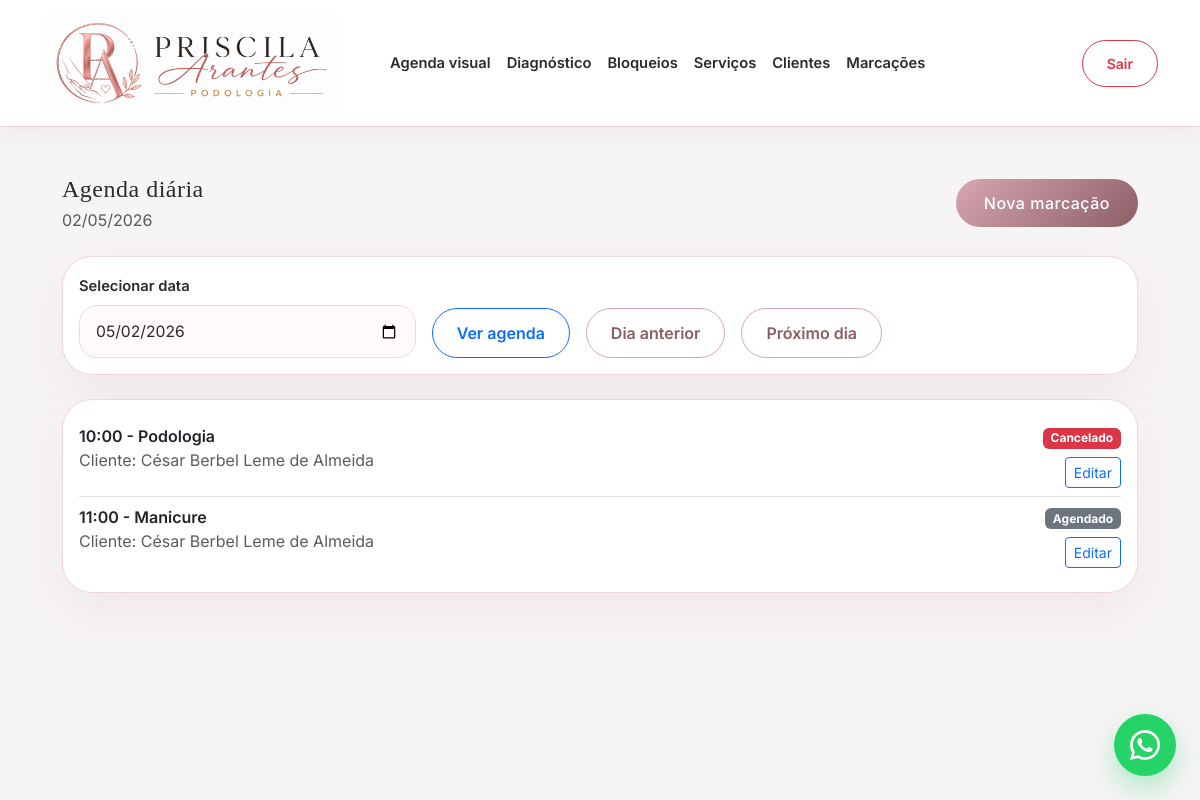
Page /agenda/ (signed in) on the committed database.
### appointments/models.py (models this page shows, shortened)
class Appointment(models.Model):
    STATUS_SCHEDULED = "scheduled"
    STATUS_CONFIRMED = "confirmed"
    STATUS_CANCELLED = "cancelled"
    STATUS_COMPLETED = "completed"
    STATUS_CHOICES = [
        (STATUS_SCHEDULED, "Agendado"),
        (STATUS_CONFIRMED, "Confirmado"),
        (STATUS_CANCELLED, "Cancelado"),
        (STATUS_COMPLETED, "Concluído"),
    ]
    reference_code = models.CharField(
        max_length=20,
        unique=True,
        blank=True,
        editable=False,
    )
    customer = models.ForeignKey(
        Customer,
        on_delete=models.PROTECT,
        related_name="appointments",
    )
    service = models.ForeignKey(
        Service,
        on_delete=models.PROTECT,
        related_name="appointments",
    )
    created_by = models.ForeignKey(
        settings.AUTH_USER_MODEL,
        on_delete=models.PROTECT,
        related_name="created_appointments",
    )
    date = models.DateField()
    start_time = models.TimeField()
    status = models.CharField(
        max_length=20,
        choices=STATUS_CHOICES,
        default=STATUS_SCHEDULED,
    )
    notes = models.TextField(blank=True)
    created_at = models.DateTimeField(auto_now_add=True)
    updated_at = models.DateTimeField(auto_now=True)
    class Meta:
        ordering = ["date", "start_time"]

class Service(models.Model):
    name = models.CharField(max_length=120)
    description = models.TextField(blank=True)
    duration_minutes = models.PositiveIntegerField(default=60)
    price = models.DecimalField(max_digits=10, decimal_places=2)
    is_active = models.BooleanField(default=True)
    created_at = models.DateTimeField(auto_now_add=True)
    updated_at = models.DateTimeField(auto_now=True)
    class Meta:
        ordering = ["name"]

class Customer(models.Model):
    full_name = models.CharField(max_length=255)
    email = models.EmailField(blank=True)
    phone = models.CharField(max_length=30)
    user = models.OneToOneField(
        settings.AUTH_USER_MODEL,
        on_delete=models.SET_NULL,
        null=True,
        blank=True,
        related_name="customer_profile",
    )
    created_at = models.DateTimeField(auto_now_add=True)
    updated_at = models.DateTimeField(auto_now=True)
    class Meta:
        ordering = ["full_name"]

### appointments/views/schedules.py (the view)
# urls.py: path("agenda/", DailyAgendaView.as_view(), name="daily_agenda"),
class DailyAgendaView(SuperuserRequiredMixin, TemplateView):
    template_name = "appointments/daily_agenda.html"
    def get_selected_date(self):
        date_param = self.request.GET.get("date")
        if date_param:
            try:
                return timezone.datetime.strptime(date_param, "%Y-%m-%d").date()
            except ValueError:
                return timezone.localdate()
        return timezone.localdate()
    def get_context_data(self, **kwargs):
        context = super().get_context_data(**kwargs)
        selected_date = self.get_selected_date()
        appointments = Appointment.objects.filter(
            date=selected_date,
        ).select_related(
            "customer",
            "service",
        ).order_by(
            "start_time",
        )
        blocks = [
            block
            for block in ScheduleBlock.objects.filter(is_active=True).order_by("start_time")
            if block.applies_to_date(selected_date)
        ]
        context["selected_date"] = selected_date
        context["previous_date"] = selected_date - timedelta(days=1)
        context["next_date"] = selected_date + timedelta(days=1)
        context["appointments"] = appointments
        context["blocks"] = blocks
        return context

### appointments/mixins.py (called while the page is built)
    def test_func(self):
        return self.request.user.is_authenticated and self.request.user.is_superuser

### appointments/models.py (called while the page is built)
    def get_recurring_weekday_list(self):
        if not self.recurring_weekdays:
            return []
        return [
            item.strip()
            for item in self.recurring_weekdays.split(",")
            if item.strip()
        ]

    def applies_to_date(self, selected_date):
        if not self.is_active:
            return False
        if not self.is_recurring:
            return self.date == selected_date
        if selected_date < self.date:
            return False
        if self.recurrence_end_date and selected_date > self.recurrence_end_date:
            return False
        return str(selected_date.weekday()) in self.get_recurring_weekday_list()

### templates/appointments/daily_agenda.html (shortened to what this page needs)
{% extends "base.html" %}
{% block content %}
<div class="d-flex justify-content-between align-items-center mb-4">
    <div>
        <h1 class="h4 mb-1">Agenda diária</h1>
        <p class="text-muted mb-0">
            {{ selected_date|date:"d/m/Y" }}
        </p>
    </div>
    <a href="{% url 'appointments:appointment_create' %}" class="btn btn-primary">
        Nova marcação
    </a>
</div>
<div class="card shadow-sm border-0 mb-4">
    <div class="card-body">
        <form method="get" class="row g-3 align-items-end">
            <div class="col-12 col-md-4">
                <label for="date" class="form-label">
                    Selecionar data
                </label>
                <input
                    type="date"
                    id="date"
                    name="date"
                    value="{{ selected_date|date:'Y-m-d' }}"
                    class="form-control"
                >
            </div>
            <div class="col-12 col-md-auto">
                <button type="submit" class="btn btn-outline-primary">
                    Ver agenda
                </button>
            </div>
            <div class="col-12 col-md-auto">
                <a
                    href="{% url 'appointments:daily_agenda' %}?date={{ previous_date|date:'Y-m-d' }}"
                    class="btn btn-outline-secondary"
                >
                    Dia anterior
                </a>
            </div>
            <div class="col-12 col-md-auto">
                <a
                    href="{% url 'appointments:daily_agenda' %}?date={{ next_date|date:'Y-m-d' }}"
                    class="btn btn-outline-secondary"
                >
                    Próximo dia
                </a>
            </div>
        </form>
    </div>
</div>
<div class="card shadow-sm border-0">
    <div class="card-body">
        {% if appointments %}
            <div class="list-group list-group-flush">
                {% for appointment in appointments %}
                    <div class="list-group-item px-0">
                        <div class="d-flex justify-content-between align-items-start gap-3">
                            <div>
                                <div class="fw-semibold">
                                    {{ appointment.start_time|time:"H:i" }}
                                    -
                                    {{ appointment.service.name }}
                                </div>
                                <div class="text-muted">
                                    Cliente: {{ appointment.customer.full_name }}
                                </div>
                            </div>
                            <div class="text-end">
                                {% if appointment.status == "cancelled" %}
                                    <span class="badge bg-danger">
                                        {{ appointment.get_status_display }}
                                    </span>
                                {% elif appointment.status == "completed" %}
                                    <span class="badge bg-success">
                                        {{ appointment.get_status_display }}
                                    </span>
                                {% elif appointment.status == "confirmed" %}
                                    <span class="badge bg-primary">
                                        {{ appointment.get_status_display }}
                                    </span>
                                {% else %}
                                    <span class="badge bg-secondary">
                                        {{ appointment.get_status_display }}
                                    </span>
                                {% endif %}
                                <div class="mt-2">
                                    <a
                                        href="{% url 'appointments:appointment_update' appointment.pk %}"
                                        class="btn btn-outline-primary btn-sm"
                                    >
                                        Editar
                                    </a>
                                </div>
                            </div>
                        </div>
                    </div>
                {% endfor %}
            </div>
        {% else %}
            <p class="mb-0">
                Nenhuma marcação para esta data.
            </p>
        {% endif %}
    </div>
</div>
{% endblock %}

### static/css/public.css (style rules this page uses)
:root { --primary: #D8A7B1; --primary-dark: #8B5E66; --primary-light: #F7E6EA; --gold: #C9A96A; --text-dark: #2B2B2B; --text-muted: #6B6B6B; --bg-soft: #FFF7F9; --white: #ffffff; --shadow-soft: rgba(139, 94, 102, 0.15); }
body { font-family: 'Inter', sans-serif; color: var(--text-dark); background: #FFF7F9; }
a, button { transition: all 0.2s ease; }
h1, h2, h3, .hero-title, .section-title { font-family: 'Playfair Display', serif; letter-spacing: 0.5px; }
.btn-primary { background: linear-gradient(135deg, #D8A7B1, #8B5E66); border: none; border-radius: 999px; padding: 12px 28px; font-weight: 500; letter-spacing: 0.5px; }
.btn-outline-secondary { border-color: var(--primary); color: var(--primary-dark); }
.card form { text-align: left; }
.form-label { color: #2b2b2b; font-weight: 600; font-size: 0.92rem; margin-bottom: 8px; }
.form-control, .form-select, textarea.form-control { border: 1px solid #f1d5db; border-radius: 18px; background-color: #fffafa; color: #2b2b2b; padding: 14px 16px; font-size: 0.98rem; transition: all 0.2s ease; }
.form-control::placeholder { color: #b89ca2; }
.card.shadow-sm.border-0 { border: 1px solid #f1d5db !important; border-radius: 30px; box-shadow: 0 18px 48px rgba(139, 94, 102, 0.08) !important; }
.card-body { border-radius: 30px; }
form .btn { border-radius: 999px; padding: 12px 24px; font-weight: 600; }
.btn-outline-secondary { border-color: #d8a7b1; color: #8b5e66; }
html { scroll-behavior: smooth; }
.app-layout { min-height: 100vh; display: flex; flex-direction: column; }
.internal-layout { background: #f7f4f5; }
.internal-layout .card { border: 1px solid #ead7dc !important; border-radius: 24px; box-shadow: 0 10px 30px rgba(43, 43, 43, 0.06) !important; }

### rows in the picture
Appointment: start_time "10:00", service.name "Podologia", customer.full_name "César Berbel Leme de Almeida", status "Cancelado"
Appointment: start_time "11:00", service.name "Manicure", customer.full_name "César Berbel Leme de Almeida", status "Agendado"

### other values in the picture
{{ selected_date|date:"d/m/Y" }} "02/05/2026"
